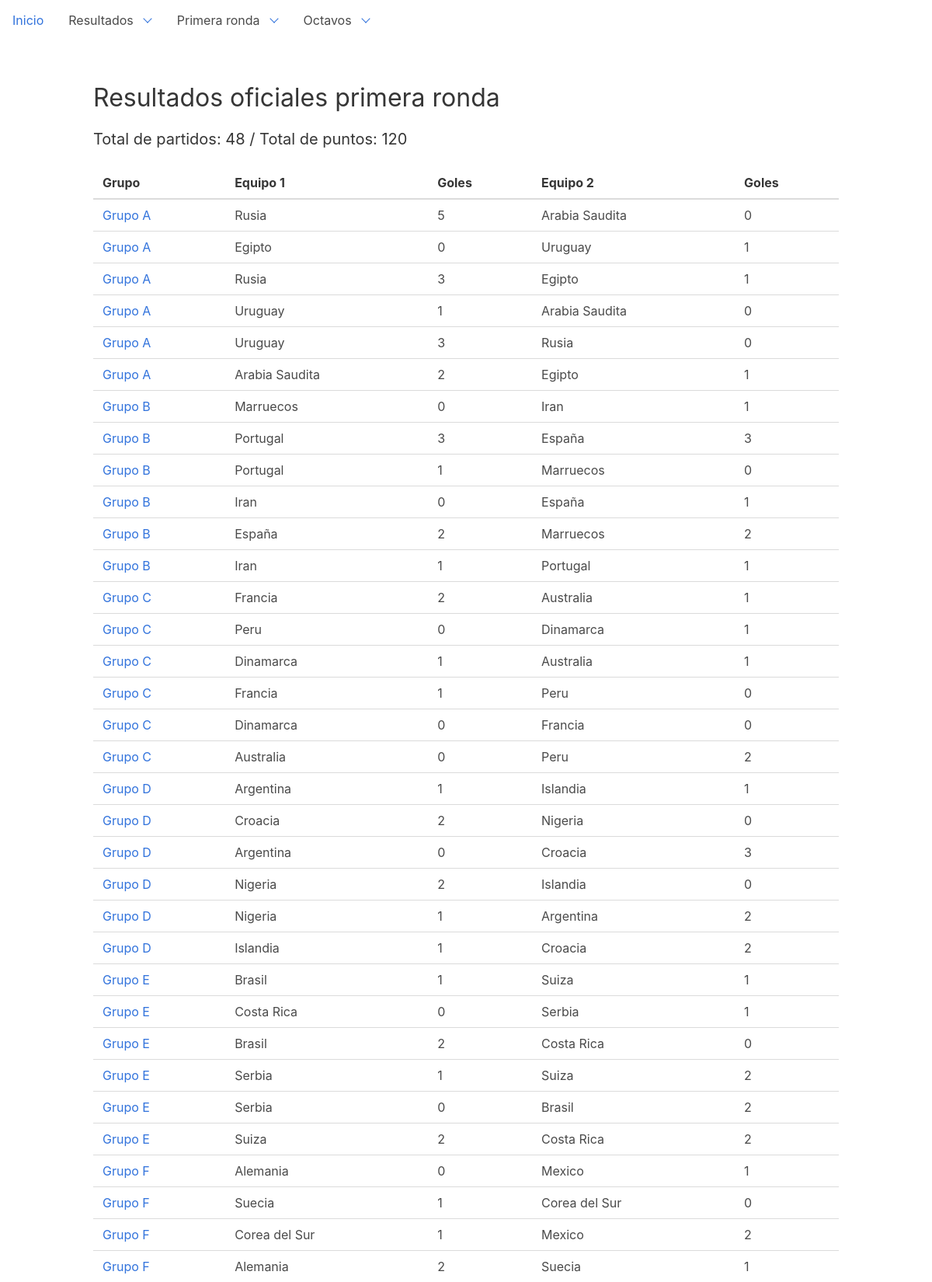
The app's page /dashboard/bets (upper part) with its own data.
### dashboard/models.py (models this page shows, shortened)
class Bet(models.Model):
    source = models.ForeignKey('Gambler', on_delete=models.DO_NOTHING, verbose_name='Fuente')
    match = models.ForeignKey('Match', on_delete=models.DO_NOTHING, verbose_name='Partido de referencia')
    team1 = models.ForeignKey('Team', on_delete=models.DO_NOTHING, related_name='bteam1', default="2",
                              verbose_name='Equipo 1')
    team2 = models.ForeignKey('Team', on_delete=models.DO_NOTHING, related_name='bteam2', default="2",
                              verbose_name='Equipo 2')
    goals_team1 = models.IntegerField(default=0, verbose_name='Goles equipo 1')
    goals_team2 = models.IntegerField(default=0, verbose_name='Goles equipo 2')
    type = models.CharField(default="Original", max_length=32, null=True)
    checked = models.BooleanField(default=False)
    class Meta:
        ordering = ["source"]
        unique_together = (("source", "match", "type"),)

class Team(models.Model):
    GROUP_CHOICES = (
        ('A', 'Grupo A'),
        ('B', 'Grupo B'),
        ('C', 'Grupo C'),
        ('D', 'Grupo D'),
        ('E', 'Grupo E'),
        ('F', 'Grupo F'),
        ('G', 'Grupo G'),
        ('H', 'Grupo H'),
    )
    group = models.CharField(choices=GROUP_CHOICES, max_length=1, null=True, default='A')
    name = models.CharField(max_length=32)
    code = models.CharField(max_length=32)
    cups = models.IntegerField(default=0)
    finals = models.IntegerField(default=0)
    semifinals = models.IntegerField(default=0)
    class Meta:
        ordering = ["name"]
    def __str__(self):
        return self.name

### dashboard/views.py (the view)
class BetListView(ListView):
    model = Bet
    def get_queryset(self):
        queryset = super(BetListView, self).get_queryset()
        return queryset.filter(source__name="Oficial", match__stage="1").order_by("team1__group")

### dashboard/templatetags/custom_tags.py (called while the page is built)
@register.filter()
def played_points(value, arg):
    matches = len(Bet.objects.filter(source__name='Oficial'))
    return matches * 2

### templates/dashboard/bet_list.html (shortened to what this page needs)
{% extends 'base.html' %}
{% load custom_tags %}
{% block content %}
    <h1 class="title">Resultados oficiales primera ronda</h1>
    {% if bet_list %}
        <h4 class="title">Total de partidos: {{ bet_list|length }} / Total de puntos: {{ value|played_points:bet_list }} </h4>
    {% endif %}
    <table class="sortable">
        <thead>
        <tr>
            <th>Grupo</th>
            <th>Equipo 1</th>
            <th>Goles</th>
            <th>Equipo 2</th>
            <th>Goles</th>
        </tr>
        </thead>
        <tbody>
        {% for bet in bet_list %}
            <tr>
                <td><a href="{% url 'bet-detail' bet.pk %}">{{ bet.team1.get_group_display }}</a></td>
                <td>{{ bet.team1 }}</td>
                <td>{{ bet.goals_team1 }}</td>
                <td>{{ bet.team2 }}</td>
                <td>{{ bet.goals_team2 }}</td>
            </tr>
        {% endfor %}
        </tbody>
    </table>
{% endblock %}

### records on screen
Bet: team1.group "Grupo A", team1 "Rusia", goals_team1 "5", team2 "Arabia Saudita", goals_team2 "0"
Bet: team1.group "Grupo A", team1 "Egipto", goals_team1 "0", team2 "Uruguay", goals_team2 "1"
Bet: team1.group "Grupo A", team1 "Rusia", goals_team1 "3", team2 "Egipto", goals_team2 "1"
Bet: team1.group "Grupo A", team1 "Uruguay", goals_team1 "1", team2 "Arabia Saudita", goals_team2 "0"
Bet: team1.group "Grupo A", team1 "Uruguay", goals_team1 "3", team2 "Rusia", goals_team2 "0"
Bet: team1.group "Grupo A", team1 "Arabia Saudita", goals_team1 "2", team2 "Egipto", goals_team2 "1"
Bet: team1.group "Grupo B", team1 "Marruecos", goals_team1 "0", team2 "Iran", goals_team2 "1"
Bet: team1.group "Grupo B", team1 "Portugal", goals_team1 "3", team2 "España", goals_team2 "3"
Bet: team1.group "Grupo B", team1 "Portugal", goals_team1 "1", team2 "Marruecos", goals_team2 "0"
Bet: team1.group "Grupo B", team1 "Iran", goals_team1 "0", team2 "España", goals_team2 "1"
Bet: team1.group "Grupo B", team1 "España", goals_team1 "2", team2 "Marruecos", goals_team2 "2"
Bet: team1.group "Grupo B", team1 "Iran", goals_team1 "1", team2 "Portugal", goals_team2 "1"
Bet: team1.group "Grupo C", team1 "Francia", goals_team1 "2", team2 "Australia", goals_team2 "1"
Bet: team1.group "Grupo C", team1 "Peru", goals_team1 "0", team2 "Dinamarca", goals_team2 "1"
Bet: team1.group "Grupo C", team1 "Dinamarca", goals_team1 "1", team2 "Australia", goals_team2 "1"
Bet: team1.group "Grupo C", team1 "Francia", goals_team1 "1", team2 "Peru", goals_team2 "0"
Bet: team1.group "Grupo C", team1 "Dinamarca", goals_team1 "0", team2 "Francia", goals_team2 "0"
Bet: team1.group "Grupo C", team1 "Australia", goals_team1 "0", team2 "Peru", goals_team2 "2"
Bet: team1.group "Grupo D", team1 "Argentina", goals_team1 "1", team2 "Islandia", goals_team2 "1"
Bet: team1.group "Grupo D", team1 "Croacia", goals_team1 "2", team2 "Nigeria", goals_team2 "0"
Bet: team1.group "Grupo D", team1 "Argentina", goals_team1 "0", team2 "Croacia", goals_team2 "3"
Bet: team1.group "Grupo D", team1 "Nigeria", goals_team1 "2", team2 "Islandia", goals_team2 "0"
Bet: team1.group "Grupo D", team1 "Nigeria", goals_team1 "1", team2 "Argentina", goals_team2 "2"
Bet: team1.group "Grupo D", team1 "Islandia", goals_team1 "1", team2 "Croacia", goals_team2 "2"
Bet: team1.group "Grupo E", team1 "Brasil", goals_team1 "1", team2 "Suiza", goals_team2 "1"
Bet: team1.group "Grupo E", team1 "Costa Rica", goals_team1 "0", team2 "Serbia", goals_team2 "1"
Bet: team1.group "Grupo E", team1 "Brasil", goals_team1 "2", team2 "Costa Rica", goals_team2 "0"
Bet: team1.group "Grupo E", team1 "Serbia", goals_team1 "1", team2 "Suiza", goals_team2 "2"
Bet: team1.group "Grupo E", team1 "Serbia", goals_team1 "0", team2 "Brasil", goals_team2 "2"
Bet: team1.group "Grupo E", team1 "Suiza", goals_team1 "2", team2 "Costa Rica", goals_team2 "2"
Bet: team1.group "Grupo F", team1 "Alemania", goals_team1 "0", team2 "Mexico", goals_team2 "1"
Bet: team1.group "Grupo F", team1 "Suecia", goals_team1 "1", team2 "Corea del Sur", goals_team2 "0"
Bet: team1.group "Grupo F", team1 "Corea del Sur", goals_team1 "1", team2 "Mexico", goals_team2 "2"
Bet: team1.group "Grupo F", team1 "Alemania", goals_team1 "2", team2 "Suecia", goals_team2 "1"

### other values on screen
{{ bet_list|length }} "48"
{{ value|played_points:bet_list }} "120"
